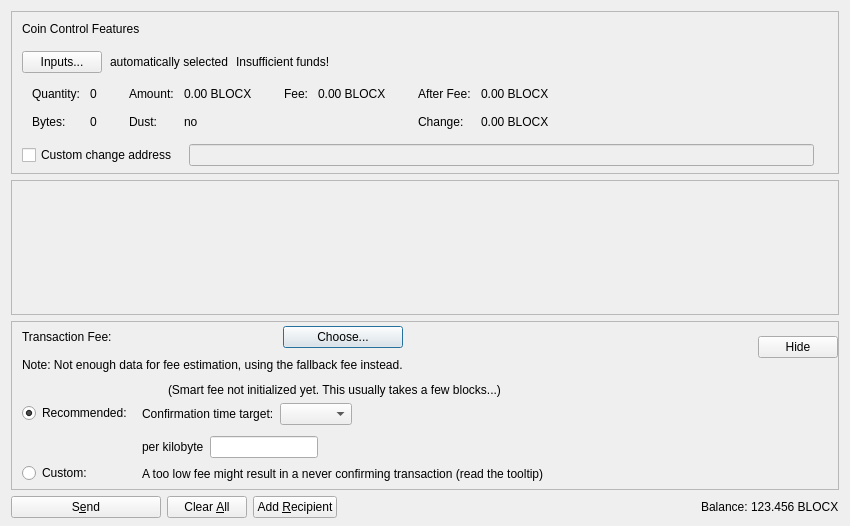
<?xml version="1.0" encoding="UTF-8"?>
<ui version="4.0">
 <class>SendCoinsDialog</class>
 <widget class="QDialog" name="SendCoinsDialog">
  <property name="geometry">
   <rect>
    <x>0</x>
    <y>0</y>
    <width>850</width>
    <height>526</height>
   </rect>
  </property>
  <property name="windowTitle">
   <string>Send Coins</string>
  </property>
  <layout class="QVBoxLayout" name="verticalLayout" stretch="0,1,0,0">
   <property name="bottomMargin">
    <number>8</number>
   </property>
   <item>
    <widget class="QFrame" name="frameCoinControl">
     <property name="sizePolicy">
      <sizepolicy hsizetype="Expanding" vsizetype="Expanding">
       <horstretch>0</horstretch>
       <verstretch>0</verstretch>
      </sizepolicy>
     </property>
     <property name="maximumSize">
      <size>
       <width>16777215</width>
       <height>16777215</height>
      </size>
     </property>
     <property name="frameShape">
      <enum>QFrame::StyledPanel</enum>
     </property>
     <property name="frameShadow">
      <enum>QFrame::Sunken</enum>
     </property>
     <layout class="QVBoxLayout" name="verticalLayoutCoinControl2">
      <property name="spacing">
       <number>0</number>
      </property>
      <property name="leftMargin">
       <number>0</number>
      </property>
      <property name="topMargin">
       <number>0</number>
      </property>
      <property name="rightMargin">
       <number>0</number>
      </property>
      <property name="bottomMargin">
       <number>6</number>
      </property>
      <item>
       <layout class="QVBoxLayout" name="verticalLayoutCoinControl" stretch="0,0,0,0,1">
        <property name="spacing">
         <number>0</number>
        </property>
        <property name="leftMargin">
         <number>10</number>
        </property>
        <property name="topMargin">
         <number>10</number>
        </property>
        <item>
         <layout class="QHBoxLayout" name="horizontalLayoutCoinControl1">
          <property name="bottomMargin">
           <number>15</number>
          </property>
          <item>
           <widget class="QLabel" name="labelCoinControlFeatures">
            <property name="sizePolicy">
             <sizepolicy hsizetype="Preferred" vsizetype="Maximum">
              <horstretch>0</horstretch>
              <verstretch>0</verstretch>
             </sizepolicy>
            </property>
            <property name="text">
             <string>Coin Control Features</string>
            </property>
           </widget>
          </item>
         </layout>
        </item>
        <item>
         <layout class="QHBoxLayout" name="horizontalLayoutCoinControl2" stretch="0,0,0,0">
          <property name="spacing">
           <number>8</number>
          </property>
          <property name="bottomMargin">
           <number>10</number>
          </property>
          <item>
           <widget class="QPushButton" name="pushButtonCoinControl">
            <property name="styleSheet">
             <string notr="true"/>
            </property>
            <property name="text">
             <string>Inputs...</string>
            </property>
            <property name="autoDefault">
             <bool>false</bool>
            </property>
           </widget>
          </item>
          <item>
           <widget class="QLabel" name="labelCoinControlAutomaticallySelected">
            <property name="text">
             <string>automatically selected</string>
            </property>
            <property name="margin">
             <number>5</number>
            </property>
           </widget>
          </item>
          <item>
           <widget class="QLabel" name="labelCoinControlInsuffFunds">
            <property name="text">
             <string>Insufficient funds!</string>
            </property>
            <property name="margin">
             <number>5</number>
            </property>
           </widget>
          </item>
          <item>
           <spacer name="horizontalSpacerCoinControl">
            <property name="orientation">
             <enum>Qt::Horizontal</enum>
            </property>
            <property name="sizeHint" stdset="0">
             <size>
              <width>40</width>
              <height>1</height>
             </size>
            </property>
           </spacer>
          </item>
         </layout>
        </item>
        <item>
         <widget class="QWidget" name="widgetCoinControl" native="true">
          <property name="sizePolicy">
           <sizepolicy hsizetype="Preferred" vsizetype="Preferred">
            <horstretch>0</horstretch>
            <verstretch>0</verstretch>
           </sizepolicy>
          </property>
          <property name="minimumSize">
           <size>
            <width>0</width>
            <height>0</height>
           </size>
          </property>
          <property name="styleSheet">
           <string notr="true"/>
          </property>
          <layout class="QHBoxLayout" name="horizontalLayoutCoinControl5">
           <property name="leftMargin">
            <number>0</number>
           </property>
           <property name="topMargin">
            <number>0</number>
           </property>
           <property name="rightMargin">
            <number>0</number>
           </property>
           <property name="bottomMargin">
            <number>0</number>
           </property>
           <item>
            <layout class="QHBoxLayout" name="horizontalLayoutCoinControl3" stretch="0,0,0,1">
             <property name="spacing">
              <number>20</number>
             </property>
             <property name="topMargin">
              <number>0</number>
             </property>
             <property name="bottomMargin">
              <number>10</number>
             </property>
             <item>
              <layout class="QFormLayout" name="formLayoutCoinControl1">
               <property name="horizontalSpacing">
                <number>10</number>
               </property>
               <property name="verticalSpacing">
                <number>14</number>
               </property>
               <property name="leftMargin">
                <number>10</number>
               </property>
               <property name="topMargin">
                <number>4</number>
               </property>
               <property name="rightMargin">
                <number>6</number>
               </property>
               <item row="0" column="0">
                <widget class="QLabel" name="labelCoinControlQuantityText">
                 <property name="text">
                  <string>Quantity:</string>
                 </property>
                 <property name="margin">
                  <number>0</number>
                 </property>
                </widget>
               </item>
               <item row="0" column="1">
                <widget class="QLabel" name="labelCoinControlQuantity">
                 <property name="cursor">
                  <cursorShape>IBeamCursor</cursorShape>
                 </property>
                 <property name="contextMenuPolicy">
                  <enum>Qt::ActionsContextMenu</enum>
                 </property>
                 <property name="text">
                  <string notr="true">0</string>
                 </property>
                 <property name="margin">
                  <number>0</number>
                 </property>
                 <property name="textInteractionFlags">
                  <set>Qt::LinksAccessibleByMouse|Qt::TextSelectableByKeyboard|Qt::TextSelectableByMouse</set>
                 </property>
                </widget>
               </item>
               <item row="1" column="0">
                <widget class="QLabel" name="labelCoinControlBytesText">
                 <property name="text">
                  <string>Bytes:</string>
                 </property>
                </widget>
               </item>
               <item row="1" column="1">
                <widget class="QLabel" name="labelCoinControlBytes">
                 <property name="cursor">
                  <cursorShape>IBeamCursor</cursorShape>
                 </property>
                 <property name="contextMenuPolicy">
                  <enum>Qt::ActionsContextMenu</enum>
                 </property>
                 <property name="text">
                  <string notr="true">0</string>
                 </property>
                 <property name="textInteractionFlags">
                  <set>Qt::LinksAccessibleByMouse|Qt::TextSelectableByKeyboard|Qt::TextSelectableByMouse</set>
                 </property>
                </widget>
               </item>
              </layout>
             </item>
             <item>
              <layout class="QFormLayout" name="formLayoutCoinControl2">
               <property name="horizontalSpacing">
                <number>10</number>
               </property>
               <property name="verticalSpacing">
                <number>14</number>
               </property>
               <property name="leftMargin">
                <number>6</number>
               </property>
               <property name="topMargin">
                <number>4</number>
               </property>
               <property name="rightMargin">
                <number>6</number>
               </property>
               <item row="0" column="0">
                <widget class="QLabel" name="labelCoinControlAmountText">
                 <property name="text">
                  <string>Amount:</string>
                 </property>
                 <property name="margin">
                  <number>0</number>
                 </property>
                </widget>
               </item>
               <item row="0" column="1">
                <widget class="QLabel" name="labelCoinControlAmount">
                 <property name="cursor">
                  <cursorShape>IBeamCursor</cursorShape>
                 </property>
                 <property name="contextMenuPolicy">
                  <enum>Qt::ActionsContextMenu</enum>
                 </property>
                 <property name="text">
                  <string notr="true">0.00 BLOCX</string>
                 </property>
                 <property name="textInteractionFlags">
                  <set>Qt::LinksAccessibleByMouse|Qt::TextSelectableByKeyboard|Qt::TextSelectableByMouse</set>
                 </property>
                </widget>
               </item>
               <item row="1" column="0">
                <widget class="QLabel" name="labelCoinControlLowOutputText">
                 <property name="text">
                  <string>Dust:</string>
                 </property>
                </widget>
               </item>
               <item row="1" column="1">
                <widget class="QLabel" name="labelCoinControlLowOutput">
                 <property name="cursor">
                  <cursorShape>IBeamCursor</cursorShape>
                 </property>
                 <property name="contextMenuPolicy">
                  <enum>Qt::ActionsContextMenu</enum>
                 </property>
                 <property name="text">
                  <string notr="true">no</string>
                 </property>
                 <property name="textInteractionFlags">
                  <set>Qt::LinksAccessibleByMouse|Qt::TextSelectableByKeyboard|Qt::TextSelectableByMouse</set>
                 </property>
                </widget>
               </item>
              </layout>
             </item>
             <item>
              <layout class="QFormLayout" name="formLayoutCoinControl3">
               <property name="horizontalSpacing">
                <number>10</number>
               </property>
               <property name="verticalSpacing">
                <number>14</number>
               </property>
               <property name="leftMargin">
                <number>6</number>
               </property>
               <property name="topMargin">
                <number>4</number>
               </property>
               <property name="rightMargin">
                <number>6</number>
               </property>
               <item row="0" column="0">
                <widget class="QLabel" name="labelCoinControlFeeText">
                 <property name="text">
                  <string>Fee:</string>
                 </property>
                 <property name="margin">
                  <number>0</number>
                 </property>
                </widget>
               </item>
               <item row="0" column="1">
                <widget class="QLabel" name="labelCoinControlFee">
                 <property name="cursor">
                  <cursorShape>IBeamCursor</cursorShape>
                 </property>
                 <property name="contextMenuPolicy">
                  <enum>Qt::ActionsContextMenu</enum>
                 </property>
                 <property name="text">
                  <string notr="true">0.00 BLOCX</string>
                 </property>
                 <property name="textInteractionFlags">
                  <set>Qt::LinksAccessibleByMouse|Qt::TextSelectableByKeyboard|Qt::TextSelectableByMouse</set>
                 </property>
                </widget>
               </item>
              </layout>
             </item>
             <item>
              <layout class="QFormLayout" name="formLayoutCoinControl4">
               <property name="horizontalSpacing">
                <number>10</number>
               </property>
               <property name="verticalSpacing">
                <number>14</number>
               </property>
               <property name="leftMargin">
                <number>6</number>
               </property>
               <property name="topMargin">
                <number>4</number>
               </property>
               <property name="rightMargin">
                <number>6</number>
               </property>
               <item row="0" column="0">
                <widget class="QLabel" name="labelCoinControlAfterFeeText">
                 <property name="text">
                  <string>After Fee:</string>
                 </property>
                 <property name="margin">
                  <number>0</number>
                 </property>
                </widget>
               </item>
               <item row="0" column="1">
                <widget class="QLabel" name="labelCoinControlAfterFee">
                 <property name="cursor">
                  <cursorShape>IBeamCursor</cursorShape>
                 </property>
                 <property name="contextMenuPolicy">
                  <enum>Qt::ActionsContextMenu</enum>
                 </property>
                 <property name="text">
                  <string notr="true">0.00 BLOCX</string>
                 </property>
                 <property name="textInteractionFlags">
                  <set>Qt::LinksAccessibleByMouse|Qt::TextSelectableByKeyboard|Qt::TextSelectableByMouse</set>
                 </property>
                </widget>
               </item>
               <item row="1" column="0">
                <widget class="QLabel" name="labelCoinControlChangeText">
                 <property name="text">
                  <string>Change:</string>
                 </property>
                </widget>
               </item>
               <item row="1" column="1">
                <widget class="QLabel" name="labelCoinControlChange">
                 <property name="cursor">
                  <cursorShape>IBeamCursor</cursorShape>
                 </property>
                 <property name="contextMenuPolicy">
                  <enum>Qt::ActionsContextMenu</enum>
                 </property>
                 <property name="text">
                  <string notr="true">0.00 BLOCX</string>
                 </property>
                 <property name="textInteractionFlags">
                  <set>Qt::LinksAccessibleByMouse|Qt::TextSelectableByKeyboard|Qt::TextSelectableByMouse</set>
                 </property>
                </widget>
               </item>
              </layout>
             </item>
            </layout>
           </item>
          </layout>
         </widget>
        </item>
        <item>
         <layout class="QHBoxLayout" name="horizontalLayoutCoinControl4" stretch="0,0,0">
          <property name="spacing">
           <number>12</number>
          </property>
          <property name="sizeConstraint">
           <enum>QLayout::SetDefaultConstraint</enum>
          </property>
          <property name="topMargin">
           <number>5</number>
          </property>
          <property name="rightMargin">
           <number>5</number>
          </property>
          <item>
           <widget class="QCheckBox" name="checkBoxCoinControlChange">
            <property name="toolTip">
             <string>If this is activated, but the change address is empty or invalid, change will be sent to a newly generated address.</string>
            </property>
            <property name="text">
             <string>Custom change address</string>
            </property>
           </widget>
          </item>
          <item>
           <widget class="QValidatedLineEdit" name="lineEditCoinControlChange">
            <property name="enabled">
             <bool>false</bool>
            </property>
            <property name="sizePolicy">
             <sizepolicy hsizetype="Expanding" vsizetype="Fixed">
              <horstretch>0</horstretch>
              <verstretch>0</verstretch>
             </sizepolicy>
            </property>
           </widget>
          </item>
          <item>
           <widget class="QLabel" name="labelCoinControlChangeLabel">
            <property name="sizePolicy">
             <sizepolicy hsizetype="Preferred" vsizetype="Expanding">
              <horstretch>0</horstretch>
              <verstretch>0</verstretch>
             </sizepolicy>
            </property>
            <property name="minimumSize">
             <size>
              <width>0</width>
              <height>0</height>
             </size>
            </property>
            <property name="text">
             <string/>
            </property>
            <property name="margin">
             <number>3</number>
            </property>
           </widget>
          </item>
         </layout>
        </item>
        <item>
         <spacer name="verticalSpacerCoinControl">
          <property name="orientation">
           <enum>Qt::Vertical</enum>
          </property>
          <property name="sizeHint" stdset="0">
           <size>
            <width>800</width>
            <height>1</height>
           </size>
          </property>
         </spacer>
        </item>
       </layout>
      </item>
     </layout>
    </widget>
   </item>
   <item>
    <widget class="QScrollArea" name="scrollArea">
     <property name="widgetResizable">
      <bool>true</bool>
     </property>
     <widget class="QWidget" name="scrollAreaWidgetContents">
      <property name="geometry">
       <rect>
        <x>0</x>
        <y>0</y>
        <width>830</width>
        <height>104</height>
       </rect>
      </property>
      <layout class="QVBoxLayout" name="verticalLayout_2" stretch="0,1">
       <property name="leftMargin">
        <number>0</number>
       </property>
       <property name="topMargin">
        <number>0</number>
       </property>
       <property name="rightMargin">
        <number>0</number>
       </property>
       <property name="bottomMargin">
        <number>0</number>
       </property>
       <item>
        <layout class="QVBoxLayout" name="entries">
         <property name="spacing">
          <number>6</number>
         </property>
        </layout>
       </item>
       <item>
        <spacer name="verticalSpacer">
         <property name="orientation">
          <enum>Qt::Vertical</enum>
         </property>
         <property name="sizeHint" stdset="0">
          <size>
           <width>20</width>
           <height>40</height>
          </size>
         </property>
        </spacer>
       </item>
      </layout>
     </widget>
    </widget>
   </item>
   <item>
    <widget class="QFrame" name="frameFee">
     <property name="sizePolicy">
      <sizepolicy hsizetype="Expanding" vsizetype="Expanding">
       <horstretch>0</horstretch>
       <verstretch>0</verstretch>
      </sizepolicy>
     </property>
     <property name="maximumSize">
      <size>
       <width>16777215</width>
       <height>16777215</height>
      </size>
     </property>
     <property name="frameShape">
      <enum>QFrame::StyledPanel</enum>
     </property>
     <property name="frameShadow">
      <enum>QFrame::Sunken</enum>
     </property>
     <layout class="QVBoxLayout" name="verticalLayoutFee1">
      <property name="spacing">
       <number>0</number>
      </property>
      <property name="leftMargin">
       <number>0</number>
      </property>
      <property name="topMargin">
       <number>0</number>
      </property>
      <property name="rightMargin">
       <number>0</number>
      </property>
      <property name="bottomMargin">
       <number>0</number>
      </property>
      <item>
       <layout class="QVBoxLayout" name="verticalLayoutFee2" stretch="0,0,0">
        <property name="spacing">
         <number>0</number>
        </property>
        <property name="leftMargin">
         <number>10</number>
        </property>
        <property name="topMargin">
         <number>0</number>
        </property>
        <item>
         <layout class="QHBoxLayout" name="horizontalLayoutFee1">
          <property name="bottomMargin">
           <number>0</number>
          </property>
          <item>
           <layout class="QVBoxLayout" name="verticalLayoutFee7">
            <property name="spacing">
             <number>0</number>
            </property>
            <item>
             <spacer name="verticalSpacerSmartFee">
              <property name="orientation">
               <enum>Qt::Vertical</enum>
              </property>
              <property name="sizeType">
               <enum>QSizePolicy::Fixed</enum>
              </property>
              <property name="sizeHint" stdset="0">
               <size>
                <width>1</width>
                <height>4</height>
               </size>
              </property>
             </spacer>
            </item>
            <item>
             <layout class="QHBoxLayout" name="horizontalLayoutSmartFee">
              <property name="spacing">
               <number>10</number>
              </property>
              <item>
               <widget class="QLabel" name="labelFeeHeadline">
                <property name="sizePolicy">
                 <sizepolicy hsizetype="Preferred" vsizetype="Maximum">
                  <horstretch>0</horstretch>
                  <verstretch>0</verstretch>
                 </sizepolicy>
                </property>
                <property name="text">
                 <string>Transaction Fee:</string>
                </property>
               </widget>
              </item>
              <item>
               <widget class="QLabel" name="labelFeeMinimized">
                <property name="text">
                 <string/>
                </property>
               </widget>
              </item>
              <item>
               <widget class="QPushButton" name="buttonChooseFee">
                <property name="text">
                 <string>Choose...</string>
                </property>
               </widget>
              </item>
             </layout>
            </item>
            <item>
             <spacer name="verticalSpacer_7">
              <property name="orientation">
               <enum>Qt::Vertical</enum>
              </property>
              <property name="sizeHint" stdset="0">
               <size>
                <width>1</width>
                <height>10</height>
               </size>
              </property>
             </spacer>
            </item>
            <item>
             <widget class="QLabel" name="fallbackFeeWarningLabel">
              <property name="toolTip">
               <string>Using the fallbackfee can result in sending a transaction that will take several hours or days (or never) to confirm. Consider choosing your fee manually or wait until you have validated the complete chain.</string>
              </property>
              <property name="text">
               <string>Note: Not enough data for fee estimation, using the fallback fee instead.</string>
              </property>
              <property name="wordWrap">
               <bool>false</bool>
              </property>
             </widget>
            </item>
            <item>
             <spacer name="verticalSpacer_5">
              <property name="orientation">
               <enum>Qt::Vertical</enum>
              </property>
              <property name="sizeHint" stdset="0">
               <size>
                <width>1</width>
                <height>1</height>
               </size>
              </property>
             </spacer>
            </item>
           </layout>
          </item>
          <item>
           <spacer name="horizontalSpacer_4">
            <property name="orientation">
             <enum>Qt::Horizontal</enum>
            </property>
            <property name="sizeHint" stdset="0">
             <size>
              <width>1</width>
              <height>1</height>
             </size>
            </property>
           </spacer>
          </item>
          <item>
           <widget class="QPushButton" name="buttonMinimizeFee">
            <property name="toolTip">
             <string>Hide transaction fee settings</string>
            </property>
            <property name="text">
             <string>Hide</string>
            </property>
           </widget>
          </item>
         </layout>
        </item>
        <item>
         <widget class="QFrame" name="frameFeeSelection">
          <layout class="QVBoxLayout" name="verticalLayoutFee12">
           <property name="spacing">
            <number>0</number>
           </property>
           <property name="leftMargin">
            <number>0</number>
           </property>
           <property name="topMargin">
            <number>0</number>
           </property>
           <property name="rightMargin">
            <number>0</number>
           </property>
           <property name="bottomMargin">
            <number>0</number>
           </property>
           <item>
            <layout class="QGridLayout" name="gridLayoutFee">
             <property name="topMargin">
              <number>10</number>
             </property>
             <property name="bottomMargin">
              <number>4</number>
             </property>
             <property name="horizontalSpacing">
              <number>10</number>
             </property>
             <property name="verticalSpacing">
              <number>4</number>
             </property>
             <item row="1" column="1">
              <layout class="QVBoxLayout" name="verticalLayoutFee8">
               <property name="spacing">
                <number>6</number>
               </property>
               <property name="topMargin">
                <number>3</number>
               </property>
               <item>
                <layout class="QHBoxLayout" name="horizontalLayoutFee13" stretch="0,0,1">
                 <item>
                  <widget class="QLabel" name="labelCustomPerKilobyte">
                   <property name="toolTip">
                    <string>If the custom fee is set to 1000 duffs and the transaction is only 250 bytes, then &quot;per kilobyte&quot; only pays 250 duffs in fee,&lt;br /&gt;while &quot;at least&quot; pays 1000 duffs. For transactions bigger than a kilobyte both pay by kilobyte.</string>
                   </property>
                   <property name="text">
                    <string>per kilobyte</string>
                   </property>
                  </widget>
                 </item>
                 <item>
                  <widget class="BitcoinAmountField" name="customFee"/>
                 </item>
                 <item>
                  <spacer name="horizontalSpacer_6">
                   <property name="orientation">
                    <enum>Qt::Horizontal</enum>
                   </property>
                   <property name="sizeHint" stdset="0">
                    <size>
                     <width>1</width>
                     <height>1</height>
                    </size>
                   </property>
                  </spacer>
                 </item>
                </layout>
               </item>
               <item>
                <layout class="QHBoxLayout" name="horizontalLayoutFee8">
                 <item>
                  <widget class="QLabel" name="labelCustomFeeWarning">
                   <property name="enabled">
                    <bool>true</bool>
                   </property>
                   <property name="toolTip">
                    <string>When there is less transaction volume than space in the blocks, miners as well as relaying nodes may enforce a minimum fee. Paying only this minimum fee is just fine, but be aware that this can result in a never confirming transaction once there is more demand for blocx transactions than the network can process.</string>
                   </property>
                   <property name="text">
                    <string>A too low fee might result in a never confirming transaction (read the tooltip)</string>
                   </property>
                  </widget>
                 </item>
                 <item>
                  <spacer name="horizontalSpacer_2">
                   <property name="orientation">
                    <enum>Qt::Horizontal</enum>
                   </property>
                   <property name="sizeHint" stdset="0">
                    <size>
                     <width>1</width>
                     <height>1</height>
                    </size>
                   </property>
                  </spacer>
                 </item>
                </layout>
               </item>
              </layout>
             </item>
             <item row="0" column="0">
              <layout class="QVBoxLayout" name="verticalLayoutFee4" stretch="0,1">
               <property name="topMargin">
                <number>20</number>
               </property>
               <property name="bottomMargin">
                <number>3</number>
               </property>
               <item>
                <widget class="QRadioButton" name="radioSmartFee">
                 <property name="text">
                  <string>Recommended:</string>
                 </property>
                 <property name="checked">
                  <bool>true</bool>
                 </property>
                 <attribute name="buttonGroup">
                  <string notr="true">groupFee</string>
                 </attribute>
                </widget>
               </item>
               <item>
                <spacer name="verticalSpacer_2">
                 <property name="orientation">
                  <enum>Qt::Vertical</enum>
                 </property>
                 <property name="sizeHint" stdset="0">
                  <size>
                   <width>1</width>
                   <height>1</height>
                  </size>
                 </property>
                </spacer>
               </item>
              </layout>
             </item>
             <item row="1" column="0">
              <layout class="QVBoxLayout" name="verticalLayoutFee9" stretch="0,1">
               <property name="topMargin">
                <number>30</number>
               </property>
               <item>
                <widget class="QRadioButton" name="radioCustomFee">
                 <property name="text">
                  <string>Custom:</string>
                 </property>
                 <attribute name="buttonGroup">
                  <string notr="true">groupFee</string>
                 </attribute>
                </widget>
               </item>
               <item>
                <spacer name="verticalSpacer_6">
                 <property name="orientation">
                  <enum>Qt::Vertical</enum>
                 </property>
                 <property name="sizeHint" stdset="0">
                  <size>
                   <width>1</width>
                   <height>1</height>
                  </size>
                 </property>
                </spacer>
               </item>
              </layout>
             </item>
             <item row="0" column="1">
              <layout class="QVBoxLayout" name="verticalLayoutFee3" stretch="0,0,1">
               <property name="spacing">
                <number>6</number>
               </property>
               <property name="topMargin">
                <number>0</number>
               </property>
               <property name="bottomMargin">
                <number>3</number>
               </property>
               <item>
                <layout class="QHBoxLayout" name="horizontalLayoutFee12">
                 <item>
                  <widget class="QLabel" name="labelSmartFee">
                   <property name="text">
                    <string/>
                   </property>
                  </widget>
                 </item>
                 <item>
                  <widget class="QLabel" name="labelFeeEstimation">
                   <property name="text">
                    <string/>
                   </property>
                  </widget>
                 </item>
                 <item>
                  <widget class="QLabel" name="labelSmartFee2">
                   <property name="text">
                    <string>(Smart fee not initialized yet. This usually takes a few blocks...)</string>
                   </property>
                  </widget>
                 </item>
                 <item>
                  <spacer name="horizontalSpacer_5">
                   <property name="orientation">
                    <enum>Qt::Horizontal</enum>
                   </property>
                   <property name="sizeHint" stdset="0">
                    <size>
                     <width>1</width>
                     <height>1</height>
                    </size>
                   </property>
                  </spacer>
                 </item>
                </layout>
               </item>
               <item>
                <layout class="QHBoxLayout" name="horizontalLayoutFee9">
                 <item>
                  <layout class="QVBoxLayout" name="verticalLayoutFee6">
                   <item>
                    <widget class="QLabel" name="labelSmartFee3">
                     <property name="text">
                      <string>Confirmation time target:</string>
                     </property>
                    </widget>
                   </item>
                  </layout>
                 </item>
                 <item>
                  <layout class="QVBoxLayout" name="verticalLayoutFee5">
                   <property name="rightMargin">
                    <number>30</number>
                   </property>
                   <item>
                    <layout class="QHBoxLayout" name="horizontalLayoutConfTarget">
                     <property name="bottomMargin">
                      <number>0</number>
                     </property>
                     <item>
                      <widget class="QComboBox" name="confTargetSelector"/>
                     </item>
                     <item>
                      <spacer name="horizontalSpacerConfTarget">
                       <property name="orientation">
                        <enum>Qt::Horizontal</enum>
                       </property>
                       <property name="sizeHint" stdset="0">
                        <size>
                         <width>40</width>
                         <height>20</height>
                        </size>
                       </property>
                      </spacer>
                     </item>
                    </layout>
                   </item>
                  </layout>
                 </item>
                </layout>
               </item>
               <item>
                <spacer name="verticalSpacer_4">
                 <property name="orientation">
                  <enum>Qt::Vertical</enum>
                 </property>
                 <property name="sizeHint" stdset="0">
                  <size>
                   <width>1</width>
                   <height>1</height>
                  </size>
                 </property>
                </spacer>
               </item>
              </layout>
             </item>
            </layout>
           </item>
          </layout>
         </widget>
        </item>
        <item>
         <spacer name="verticalSpacerFee">
          <property name="orientation">
           <enum>Qt::Vertical</enum>
          </property>
          <property name="sizeHint" stdset="0">
           <size>
            <width>800</width>
            <height>1</height>
           </size>
          </property>
         </spacer>
        </item>
       </layout>
      </item>
     </layout>
    </widget>
   </item>
   <item>
    <layout class="QHBoxLayout" name="horizontalLayout">
     <item>
      <widget class="QPushButton" name="sendButton">
       <property name="minimumSize">
        <size>
         <width>150</width>
         <height>0</height>
        </size>
       </property>
       <property name="toolTip">
        <string>Confirm the send action</string>
       </property>
       <property name="text">
        <string>S&amp;end</string>
       </property>
       <property name="autoDefault">
        <bool>false</bool>
       </property>
       <property name="default">
        <bool>false</bool>
       </property>
      </widget>
     </item>
     <item>
      <widget class="QPushButton" name="clearButton">
       <property name="sizePolicy">
        <sizepolicy hsizetype="Minimum" vsizetype="Fixed">
         <horstretch>0</horstretch>
         <verstretch>0</verstretch>
        </sizepolicy>
       </property>
       <property name="toolTip">
        <string>Clear all fields of the form.</string>
       </property>
       <property name="text">
        <string>Clear &amp;All</string>
       </property>
       <property name="autoDefault">
        <bool>false</bool>
       </property>
      </widget>
     </item>
     <item>
      <widget class="QPushButton" name="addButton">
       <property name="toolTip">
        <string>Send to multiple recipients at once</string>
       </property>
       <property name="text">
        <string>Add &amp;Recipient</string>
       </property>
       <property name="autoDefault">
        <bool>false</bool>
       </property>
      </widget>
     </item>
     <item>
      <spacer name="horizontalSpacer">
       <property name="orientation">
        <enum>Qt::Horizontal</enum>
       </property>
       <property name="sizeHint" stdset="0">
        <size>
         <width>40</width>
         <height>20</height>
        </size>
       </property>
      </spacer>
     </item>
     <item>
      <layout class="QHBoxLayout" name="horizontalLayout_2">
       <property name="spacing">
        <number>3</number>
       </property>
       <item>
        <widget class="QLabel" name="labelBalanceText">
         <property name="text">
          <string>Balance:</string>
         </property>
        </widget>
       </item>
       <item>
        <widget class="QLabel" name="labelBalance">
         <property name="sizePolicy">
          <sizepolicy hsizetype="Preferred" vsizetype="Preferred">
           <horstretch>0</horstretch>
           <verstretch>0</verstretch>
          </sizepolicy>
         </property>
         <property name="cursor">
          <cursorShape>IBeamCursor</cursorShape>
         </property>
         <property name="text">
          <string notr="true">123.456 BLOCX</string>
         </property>
         <property name="textInteractionFlags">
          <set>Qt::LinksAccessibleByMouse|Qt::TextSelectableByKeyboard|Qt::TextSelectableByMouse</set>
         </property>
        </widget>
       </item>
      </layout>
     </item>
    </layout>
   </item>
  </layout>
 </widget>
 <customwidgets>
  <customwidget>
   <class>QValidatedLineEdit</class>
   <extends>QLineEdit</extends>
   <header>qt/qvalidatedlineedit.h</header>
  </customwidget>
  <customwidget>
   <class>BitcoinAmountField</class>
   <extends>QLineEdit</extends>
   <header>qt/bitcoinamountfield.h</header>
   <container>1</container>
  </customwidget>
 </customwidgets>
 <resources>
  <include location="../blocx.qrc"/>
 </resources>
 <connections/>
 <buttongroups>
  <buttongroup name="groupFee"/>
 </buttongroups>
</ui>
